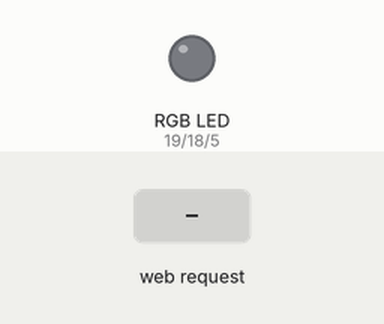
Simulated run of this sketch. Board: ESP32. Parts: an RGB LED mixed from three pins (HIGH = lit). The inputs (shaded band) are chosen by the test bench. WiFi joins after 1.5 s; servers stay silent unless stated; what the sketch prints to the serial monitor is not drawn.

Above: at 2.7 s.
2.8 s: HTTP request GET /azul received
At 3.7 s:
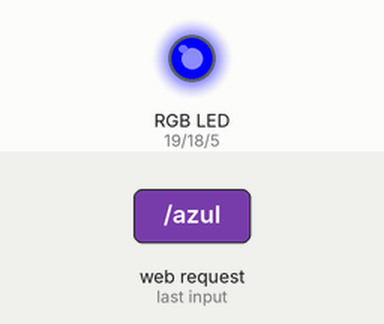
4.3 s: HTTP request GET /verde received
At 5.0 s:
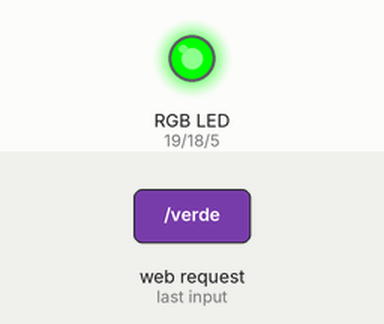
5.8 s: HTTP request GET /vermelho received
At 6.3 s:
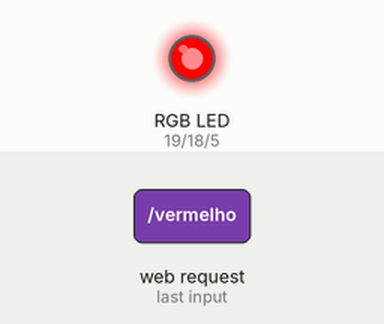
7.3 s: HTTP request GET /branco received
At 7.7 s:
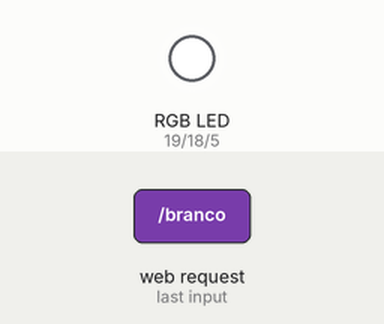
8.8 s: HTTP request GET /roxo received
At 10.0 s:
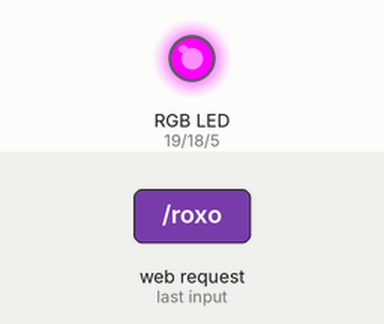
10.3 s: HTTP request GET /amarelo received
At 11.5 s:
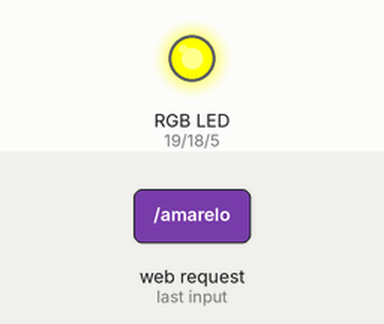
Timing chart, 0 to 12.8 s (numbered marks = the images above; inputs shaded):
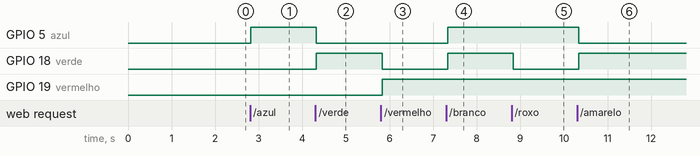

The sketch:

esp32_RGB.ino
```cpp
#include <WiFi.h>

#define azul 5
#define verde 18
#define vermelho 19

const char* ssid = "NET_2G984B1A";
const char* password = "68984B1A";

WiFiServer server(80);

void setup() {
  Serial.begin(115200);

  pinMode(azul, OUTPUT);
  pinMode(verde, OUTPUT);
  pinMode(vermelho, OUTPUT);

  // Inicialmente desligue todos os LEDs
  digitalWrite(azul, LOW);
  digitalWrite(verde, LOW);
  digitalWrite(vermelho, LOW);

  delay(10);

  // Conectando ao WiFi
  Serial.println();
  Serial.println();
  Serial.print("Conectando à ");
  Serial.println(ssid);

  WiFi.begin(ssid, password);

  while (WiFi.status() != WL_CONNECTED) {
    delay(500);
    Serial.print(".");
  }

  Serial.println("");
  Serial.println("WiFi conectado.");
  Serial.println("Endereço IP: ");
  Serial.println(WiFi.localIP());  // Exibir IP local no monitor serial

  server.begin();
}

void loop() {
  WiFiClient client = server.available();  // Ouve por conexões de clientes

  if (client) {
    Serial.println("Novo Cliente.");  // Indica que um cliente se conectou
    String currentLine = "";          // Armazena a linha atual de dados do cliente
    while (client.connected()) {
      if (client.available()) {
        char c = client.read();       // Lê um byte do cliente
        Serial.write(c);              // Exibe o byte no monitor serial
        if (c == '\n') {
          // Se a linha atual estiver vazia, significa que chegou ao fim da solicitação HTTP
          if (currentLine.length() == 0) {
            // Resposta HTTP
            client.println("HTTP/1.1 200 OK");
            client.println("Content-type:text/html");
            client.println();

            // HTML da página com os botões
            client.println("<center>");
            client.println("<br>");
            client.println("<a href=\"/azul\"><button>Azul</button></a>");
            client.println("<br>");
            client.println("<br>");
            client.println("<a href=\"/verde\"><button>Verde</button></a>");
            client.println("<br>");
            client.println("<br>");
            client.println("<a href=\"/vermelho\"><button>Vermelho</button></a>");
            client.println("<br>");
            client.println("<br>");
            client.println("<a href=\"/branco\"><button>Branco</button></a>");
            client.println("<br>");
            client.println("<br>");
            client.println("<a href=\"/roxo\"><button>Roxo</button></a>");
            client.println("<br>");
            client.println("<br>");
            client.println("<a href=\"/amarelo\"><button>Amarelo</button></a>");
            client.println("<br>");
            client.println("<br>");
            client.println("<a href=\"/desliga\"><button>Desliga</button></a>");
            client.println("<br>");
            client.println("<br>");
            client.println("</center>");

            // Finaliza a resposta HTTP
            client.println();
            break;
          } else {
            currentLine = "";  // Limpa a linha atual
          }
        } else if (c != '\r') {
          currentLine += c;  // Adiciona o caractere à linha atual
        }

        // Verifica qual comando foi recebido e chama a função apropriada
        if (currentLine.endsWith("GET /azul")) {
          Serial.println("Comando: Azul");
          Azul();
        }

        if (currentLine.endsWith("GET /verde")) {
          Serial.println("Comando: Verde");
          Verde();
        }

        if (currentLine.endsWith("GET /vermelho")) {
          Serial.println("Comando: Vermelho");
          Vermelho();
        }

        if (currentLine.endsWith("GET /branco")) {
          Serial.println("Comando: Branco");
          Branco();
        }

        if (currentLine.endsWith("GET /roxo")) {
          Serial.println("Comando: Roxo");
          Roxo();
        }

        if (currentLine.endsWith("GET /amarelo")) {
          Serial.println("Comando: Amarelo");
          Amarelo();
        }

        if (currentLine.endsWith("GET /desliga")) {
          Serial.println("Comando: Desliga");
          Desliga();
        }
      }
    }
    // Fecha a conexão com o cliente
    client.stop();
    Serial.println("Cliente Desconectado.");
  }
  delay(100);  // Pequeno delay para evitar processamento rápido demais
}

// Funções para controle dos LEDs
void Vermelho() {
  digitalWrite(azul, LOW);
  digitalWrite(verde, LOW);
  digitalWrite(vermelho, HIGH);
}

void Verde() {
  digitalWrite(azul, LOW);
  digitalWrite(verde, HIGH);
  digitalWrite(vermelho, LOW);
}

void Azul() {
  digitalWrite(azul, HIGH);
  digitalWrite(verde, LOW);
  digitalWrite(vermelho, LOW);
}

void Branco() {
  digitalWrite(azul, HIGH);
  digitalWrite(vermelho, HIGH);
  digitalWrite(verde, HIGH);
}

void Roxo() {
  digitalWrite(azul, HIGH);
  digitalWrite(verde, LOW);
  digitalWrite(vermelho, HIGH);
}

void Amarelo() {
  digitalWrite(azul, LOW);
  digitalWrite(verde, HIGH);
  digitalWrite(vermelho, HIGH);
}

void Desliga() {
  digitalWrite(azul, LOW);
  digitalWrite(vermelho, LOW);
  digitalWrite(verde, LOW);
}
```

Measured:
- after the input at 2.8 s, GPIO 5 (azul): LOW → HIGH at once
- after the input at 4.3 s, GPIO 5 (azul): HIGH → LOW at once; GPIO 18 (verde): LOW → HIGH at once
- after the input at 5.8 s, GPIO 18 (verde): HIGH → LOW at once; GPIO 19 (vermelho): LOW → HIGH at once
- after the input at 7.3 s, GPIO 5 (azul), GPIO 18 (verde): LOW → HIGH at once
- after the input at 8.8 s, GPIO 18 (verde): HIGH → LOW at once
- after the input at 10.3 s, GPIO 5 (azul): HIGH → LOW at once; GPIO 18 (verde): LOW → HIGH at once
